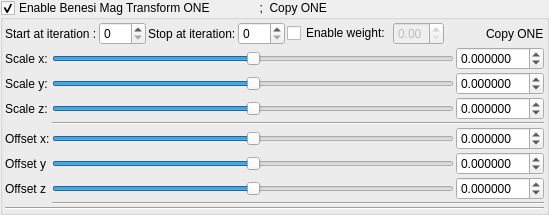
    <widget class="MyGroupBox" name="groupCheck_transform_benesiMagTransformOne1_enabled">
     <property name="title">
      <string>Enable Benesi Mag Transform ONE               ;  Copy ONE</string>
     </property>
     <property name="checkable">
      <bool>true</bool>
     </property>
     <layout class="QVBoxLayout" name="verticalLayout_29" stretch="0,0,0">
      <property name="spacing">
       <number>2</number>
      </property>
      <property name="leftMargin">
       <number>2</number>
      </property>
      <property name="topMargin">
       <number>2</number>
      </property>
      <property name="rightMargin">
       <number>2</number>
      </property>
      <property name="bottomMargin">
       <number>2</number>
      </property>
      <item>
       <layout class="QGridLayout" name="gridLayout_62">
        <property name="spacing">
         <number>2</number>
        </property>
        <item row="1" column="0">
         <widget class="QLabel" name="label_246">
          <property name="text">
           <string>Start at iteration :</string>
          </property>
         </widget>
        </item>
        <item row="1" column="2">
         <widget class="QLabel" name="label_247">
          <property name="text">
           <string>Stop at iteration:</string>
          </property>
         </widget>
        </item>
        <item row="1" column="3">
         <widget class="MySpinBox" name="spinboxInt_transform_benesiMagTransformOne1_stop_iterations">
          <property name="sizePolicy">
           <sizepolicy hsizetype="Minimum" vsizetype="Maximum">
            <horstretch>0</horstretch>
            <verstretch>0</verstretch>
           </sizepolicy>
          </property>
          <property name="maximum">
           <number>250</number>
          </property>
         </widget>
        </item>
        <item row="1" column="1">
         <widget class="MySpinBox" name="spinboxInt_transform_benesiMagTransformOne1_start_iterations">
          <property name="sizePolicy">
           <sizepolicy hsizetype="Minimum" vsizetype="Maximum">
            <horstretch>0</horstretch>
            <verstretch>0</verstretch>
           </sizepolicy>
          </property>
          <property name="maximum">
           <number>250</number>
          </property>
         </widget>
        </item>
        <item row="1" column="8">
         <widget class="QLabel" name="label_248">
          <property name="text">
           <string>Copy ONE</string>
          </property>
         </widget>
        </item>
        <item row="1" column="5">
         <widget class="QCheckBox" name="checkBox_transform_benesiMagTransformOne1_weight_enabled">
          <property name="text">
           <string>Enable weight:</string>
          </property>
         </widget>
        </item>
        <item row="1" column="6">
         <widget class="MyDoubleSpinBox" name="spinbox_transform_benesiMagTransformOne1_weight">
          <property name="enabled">
           <bool>false</bool>
          </property>
          <property name="sizePolicy">
           <sizepolicy hsizetype="Minimum" vsizetype="Maximum">
            <horstretch>0</horstretch>
            <verstretch>0</verstretch>
           </sizepolicy>
          </property>
          <property name="decimals">
           <number>2</number>
          </property>
          <property name="minimum">
           <double>0.000000000000000</double>
          </property>
          <property name="maximum">
           <double>1.000000000000000</double>
          </property>
          <property name="singleStep">
           <double>0.100000000000000</double>
          </property>
         </widget>
        </item>
        <item row="1" column="7">
         <spacer name="horizontalSpacer_35">
          <property name="orientation">
           <enum>Qt::Horizontal</enum>
          </property>
          <property name="sizeHint" stdset="0">
           <size>
            <width>40</width>
            <height>20</height>
           </size>
          </property>
         </spacer>
        </item>
       </layout>
      </item>
      <item>
       <layout class="QGridLayout" name="gridLayout_63">
        <property name="spacing">
         <number>2</number>
        </property>
        <item row="2" column="3">
         <widget class="MyDoubleSpinBox" name="spinbox3_transform_benesiMagTransformOne1_scale_z">
          <property name="sizePolicy">
           <sizepolicy hsizetype="Minimum" vsizetype="Maximum">
            <horstretch>0</horstretch>
            <verstretch>0</verstretch>
           </sizepolicy>
          </property>
          <property name="prefix">
           <string/>
          </property>
          <property name="suffix">
           <string/>
          </property>
          <property name="decimals">
           <number>6</number>
          </property>
          <property name="minimum">
           <double>-99.989999999999995</double>
          </property>
          <property name="maximum">
           <double>99.989999999999995</double>
          </property>
          <property name="singleStep">
           <double>0.100000000000000</double>
          </property>
         </widget>
        </item>
        <item row="4" column="3">
         <widget class="MyDoubleSpinBox" name="spinbox3_transform_benesiMagTransformOne1_offset_x">
          <property name="sizePolicy">
           <sizepolicy hsizetype="Minimum" vsizetype="Maximum">
            <horstretch>0</horstretch>
            <verstretch>0</verstretch>
           </sizepolicy>
          </property>
          <property name="prefix">
           <string/>
          </property>
          <property name="suffix">
           <string/>
          </property>
          <property name="decimals">
           <number>6</number>
          </property>
          <property name="minimum">
           <double>-99.989999999999995</double>
          </property>
          <property name="maximum">
           <double>99.989999999999995</double>
          </property>
          <property name="singleStep">
           <double>0.100000000000000</double>
          </property>
         </widget>
        </item>
        <item row="6" column="1">
         <widget class="QLabel" name="label_257">
          <property name="text">
           <string>Offset z</string>
          </property>
         </widget>
        </item>
        <item row="5" column="2">
         <widget class="QSlider" name="slider3_transform_benesiMagTransformOne1_offset_y">
          <property name="sizePolicy">
           <sizepolicy hsizetype="Expanding" vsizetype="Maximum">
            <horstretch>0</horstretch>
            <verstretch>0</verstretch>
           </sizepolicy>
          </property>
          <property name="minimum">
           <number>-5000000</number>
          </property>
          <property name="maximum">
           <number>5000000</number>
          </property>
          <property name="singleStep">
           <number>1</number>
          </property>
          <property name="orientation">
           <enum>Qt::Horizontal</enum>
          </property>
         </widget>
        </item>
        <item row="6" column="2">
         <widget class="QSlider" name="slider3_transform_benesiMagTransformOne1_offset_z">
          <property name="sizePolicy">
           <sizepolicy hsizetype="Expanding" vsizetype="Maximum">
            <horstretch>0</horstretch>
            <verstretch>0</verstretch>
           </sizepolicy>
          </property>
          <property name="minimum">
           <number>-5000000</number>
          </property>
          <property name="maximum">
           <number>5000000</number>
          </property>
          <property name="singleStep">
           <number>1</number>
          </property>
          <property name="orientation">
           <enum>Qt::Horizontal</enum>
          </property>
         </widget>
        </item>
        <item row="0" column="3">
         <widget class="MyDoubleSpinBox" name="spinbox3_transform_benesiMagTransformOne1_scale_x">
          <property name="sizePolicy">
           <sizepolicy hsizetype="Minimum" vsizetype="Maximum">
            <horstretch>0</horstretch>
            <verstretch>0</verstretch>
           </sizepolicy>
          </property>
          <property name="prefix">
           <string/>
          </property>
          <property name="suffix">
           <string/>
          </property>
          <property name="decimals">
           <number>6</number>
          </property>
          <property name="minimum">
           <double>-99.989999999999995</double>
          </property>
          <property name="maximum">
           <double>99.989999999999995</double>
          </property>
          <property name="singleStep">
           <double>0.100000000000000</double>
          </property>
         </widget>
        </item>
        <item row="5" column="3">
         <widget class="MyDoubleSpinBox" name="spinbox3_transform_benesiMagTransformOne1_offset_y">
          <property name="sizePolicy">
           <sizepolicy hsizetype="Minimum" vsizetype="Maximum">
            <horstretch>0</horstretch>
            <verstretch>0</verstretch>
           </sizepolicy>
          </property>
          <property name="prefix">
           <string/>
          </property>
          <property name="suffix">
           <string/>
          </property>
          <property name="decimals">
           <number>6</number>
          </property>
          <property name="minimum">
           <double>-99.989999999999995</double>
          </property>
          <property name="maximum">
           <double>99.989999999999995</double>
          </property>
          <property name="singleStep">
           <double>0.100000000000000</double>
          </property>
         </widget>
        </item>
        <item row="1" column="2">
         <widget class="QSlider" name="slider3_transform_benesiMagTransformOne1_scale_y">
          <property name="sizePolicy">
           <sizepolicy hsizetype="Expanding" vsizetype="Maximum">
            <horstretch>0</horstretch>
            <verstretch>0</verstretch>
           </sizepolicy>
          </property>
          <property name="minimum">
           <number>-5000000</number>
          </property>
          <property name="maximum">
           <number>5000000</number>
          </property>
          <property name="singleStep">
           <number>1</number>
          </property>
          <property name="orientation">
           <enum>Qt::Horizontal</enum>
          </property>
         </widget>
        </item>
        <item row="6" column="3">
         <widget class="MyDoubleSpinBox" name="spinbox3_transform_benesiMagTransformOne1_offset_z">
          <property name="sizePolicy">
           <sizepolicy hsizetype="Minimum" vsizetype="Maximum">
            <horstretch>0</horstretch>
            <verstretch>0</verstretch>
           </sizepolicy>
          </property>
          <property name="prefix">
           <string/>
          </property>
          <property name="suffix">
           <string/>
          </property>
          <property name="decimals">
           <number>6</number>
          </property>
          <property name="minimum">
           <double>-99.989999999999995</double>
          </property>
          <property name="maximum">
           <double>99.989999999999995</double>
          </property>
          <property name="singleStep">
           <double>0.100000000000000</double>
          </property>
         </widget>
        </item>
        <item row="1" column="3">
         <widget class="MyDoubleSpinBox" name="spinbox3_transform_benesiMagTransformOne1_scale_y">
          <property name="sizePolicy">
           <sizepolicy hsizetype="Minimum" vsizetype="Maximum">
            <horstretch>0</horstretch>
            <verstretch>0</verstretch>
           </sizepolicy>
          </property>
          <property name="prefix">
           <string/>
          </property>
          <property name="suffix">
           <string/>
          </property>
          <property name="decimals">
           <number>6</number>
          </property>
          <property name="minimum">
           <double>-99.989999999999995</double>
          </property>
          <property name="maximum">
           <double>99.989999999999995</double>
          </property>
          <property name="singleStep">
           <double>0.100000000000000</double>
          </property>
         </widget>
        </item>
        <item row="2" column="1">
         <widget class="QLabel" name="label_250">
          <property name="text">
           <string>Scale z:</string>
          </property>
         </widget>
        </item>
        <item row="0" column="1">
         <widget class="QLabel" name="label_251">
          <property name="text">
           <string>Scale x:</string>
          </property>
         </widget>
        </item>
        <item row="3" column="2" colspan="2">
         <widget class="Line" name="line_53">
          <property name="orientation">
           <enum>Qt::Horizontal</enum>
          </property>
         </widget>
        </item>
        <item row="4" column="1">
         <widget class="QLabel" name="label_253">
          <property name="text">
           <string>Offset x:</string>
          </property>
         </widget>
        </item>
        <item row="5" column="1">
         <widget class="QLabel" name="label_255">
          <property name="text">
           <string>Offset y</string>
          </property>
         </widget>
        </item>
        <item row="4" column="2">
         <widget class="QSlider" name="slider3_transform_benesiMagTransformOne1_offset_x">
          <property name="sizePolicy">
           <sizepolicy hsizetype="Preferred" vsizetype="Preferred">
            <horstretch>0</horstretch>
            <verstretch>0</verstretch>
           </sizepolicy>
          </property>
          <property name="minimum">
           <number>-5000000</number>
          </property>
          <property name="maximum">
           <number>5000000</number>
          </property>
          <property name="singleStep">
           <number>1</number>
          </property>
          <property name="orientation">
           <enum>Qt::Horizontal</enum>
          </property>
         </widget>
        </item>
        <item row="1" column="1">
         <widget class="QLabel" name="label_258">
          <property name="text">
           <string>Scale y:</string>
          </property>
         </widget>
        </item>
        <item row="2" column="2">
         <widget class="QSlider" name="slider3_transform_benesiMagTransformOne1_scale_z">
          <property name="sizePolicy">
           <sizepolicy hsizetype="Expanding" vsizetype="Maximum">
            <horstretch>0</horstretch>
            <verstretch>0</verstretch>
           </sizepolicy>
          </property>
          <property name="minimum">
           <number>-5000000</number>
          </property>
          <property name="maximum">
           <number>5000000</number>
          </property>
          <property name="singleStep">
           <number>1</number>
          </property>
          <property name="orientation">
           <enum>Qt::Horizontal</enum>
          </property>
         </widget>
        </item>
        <item row="0" column="2">
         <widget class="QSlider" name="slider3_transform_benesiMagTransformOne1_scale_x">
          <property name="sizePolicy">
           <sizepolicy hsizetype="Preferred" vsizetype="Preferred">
            <horstretch>0</horstretch>
            <verstretch>0</verstretch>
           </sizepolicy>
          </property>
          <property name="minimum">
           <number>-5000000</number>
          </property>
          <property name="maximum">
           <number>5000000</number>
          </property>
          <property name="singleStep">
           <number>1</number>
          </property>
          <property name="orientation">
           <enum>Qt::Horizontal</enum>
          </property>
         </widget>
        </item>
        <item row="7" column="2" colspan="2">
         <widget class="Line" name="line_54">
          <property name="orientation">
           <enum>Qt::Horizontal</enum>
          </property>
         </widget>
        </item>
       </layout>
      </item>
      <item>
       <widget class="Line" name="line_55">
        <property name="orientation">
         <enum>Qt::Horizontal</enum>
        </property>
       </widget>
      </item>
     </layout>
    </widget>
